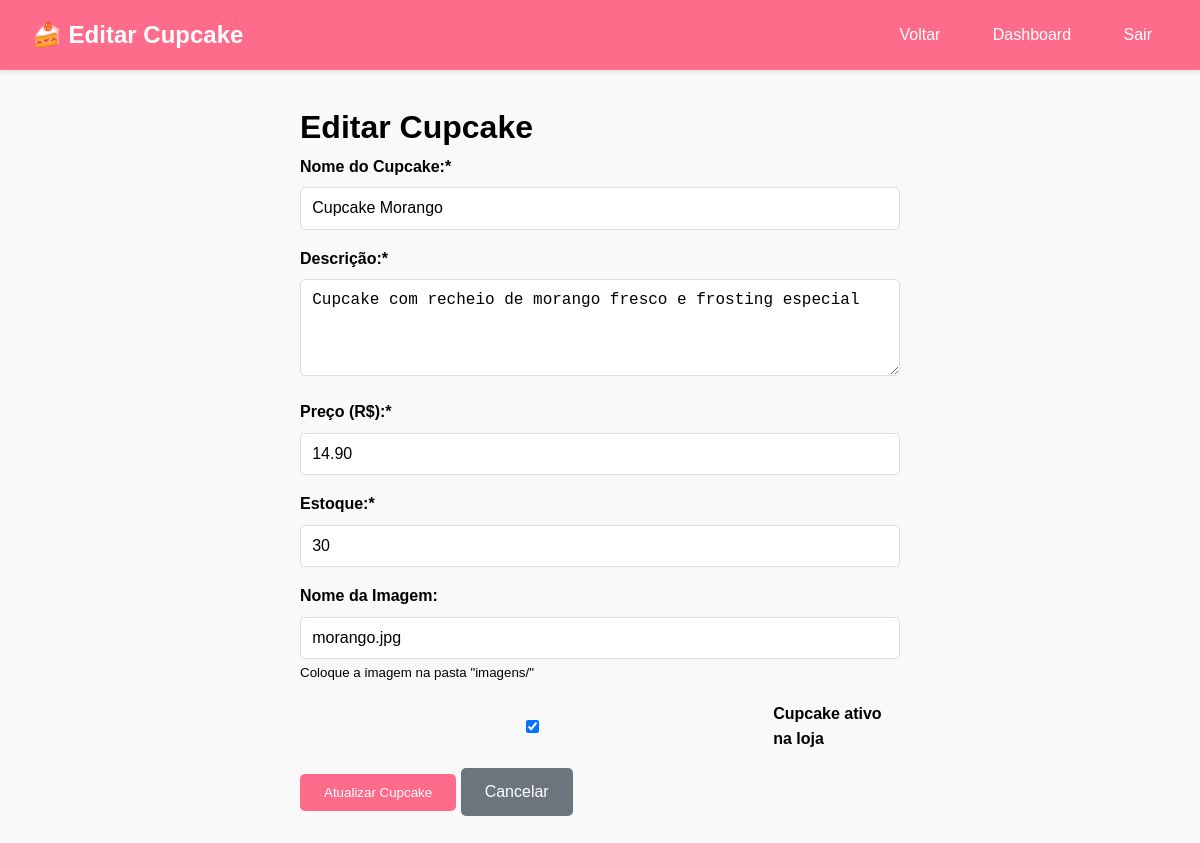
/admin/cupcake-form.php?id=2 (signed in), run on the app's committed database.
### tables this page shows
CREATE TABLE cupcakes (
    id INT PRIMARY KEY AUTO_INCREMENT,
    nome VARCHAR(100) NOT NULL,
    descricao TEXT,
    preco DECIMAL(10,2) NOT NULL,
    estoque INT DEFAULT 0,
    imagem VARCHAR(255),
    ativo BOOLEAN DEFAULT true,
    data_cadastro TIMESTAMP DEFAULT CURRENT_TIMESTAMP
);

### admin/cupcake-form.php (the view, shortened to what this page needs)
<?php
$host = "localhost";
$user = "root";
$password = "";
$database = "loja_cupcakes";
$conn = new mysqli($host, $user, $password, $database);
$cupcake = null;
$editar = false;
if(isset($_GET['id'])) {
    $id = intval($_GET['id']);
    $sql = "SELECT * FROM cupcakes WHERE id = ?";
    $stmt = $conn->prepare($sql);
    $stmt->bind_param("i", $id);
    $stmt->execute();
    $result = $stmt->get_result();
    $cupcake = $result->fetch_assoc();
    $editar = true;
}
?>
<!DOCTYPE html>
<html lang="pt-BR">
<head>
    <link rel="stylesheet" href="../css/style.css">
</head>
<body>
    <header>
        <nav>
            <div class="logo">🍰 <?= $editar ? 'Editar' : 'Adicionar' ?> Cupcake</div>
            <div class="menu">
                <a href="cupcakes.php">Voltar</a>
                <a href="index.php">Dashboard</a>
                <a href="../logout.php">Sair</a>
            </div>
        </nav>
    </header>
    <main class="container">
        <div style="max-width: 600px; margin: 0 auto;">
            <h1><?= $editar ? 'Editar Cupcake' : 'Adicionar Novo Cupcake' ?></h1>
            <form method="POST">
                <div class="form-group">
                    <label for="nome">Nome do Cupcake:*</label>
                    <input type="text" id="nome" name="nome" required
                           value="<?= $editar ? $cupcake['nome'] : ($_POST['nome'] ?? '') ?>">
                </div>
                <div class="form-group">
                    <label for="descricao">Descrição:*</label>
                    <textarea id="descricao" name="descricao" rows="4" required><?= $editar ? $cupcake['descricao'] : ($_POST['descricao'] ?? '') ?></textarea>
                </div>
                <div class="form-group">
                    <label for="preco">Preço (R$):*</label>
                    <input type="number" id="preco" name="preco" step="0.01" min="0.01" required
                           value="<?= $editar ? $cupcake['preco'] : ($_POST['preco'] ?? '') ?>">
                </div>
                <div class="form-group">
                    <label for="estoque">Estoque:*</label>
                    <input type="number" id="estoque" name="estoque" min="0" required
                           value="<?= $editar ? $cupcake['estoque'] : ($_POST['estoque'] ?? 0) ?>">
                </div>
                <div class="form-group">
                    <label for="imagem">Nome da Imagem:</label>
                    <input type="text" id="imagem" name="imagem"
                           placeholder="chocolate.jpg, morango.jpg, etc."
                           value="<?= $editar ? $cupcake['imagem'] : ($_POST['imagem'] ?? '') ?>">
                    <small>Coloque a imagem na pasta "imagens/"</small>
                </div>
                <div class="form-group">
                    <label style="display: flex; align-items: center; gap: 0.5rem;">
                        <input type="checkbox" name="ativo" value="1"
                            <?= ($editar && $cupcake['ativo']) || !$editar ? 'checked' : '' ?>>
                        Cupcake ativo na loja
                    </label>
                </div>
                <button type="submit" class="btn">
                    <?= $editar ? 'Atualizar Cupcake' : 'Cadastrar Cupcake' ?>
                </button>
                <a href="cupcakes.php" class="btn btn-secondary">Cancelar</a>
            </form>
        </div>
    </main>
</body>
</html>

### css/style.css (style rules this page uses)
* { margin: 0; padding: 0; box-sizing: border-box; }
body { font-family: Arial, sans-serif; line-height: 1.6; background-color: #f9f9f9; }
header { background: #ff6b8b; color: white; padding: 1rem 0; box-shadow: 0 2px 5px rgba(0,0,0,0.1); }
nav { max-width: 1200px; margin: 0 auto; display: flex; justify-content: space-between; align-items: center; padding: 0 2rem; }
.logo { font-size: 1.5rem; font-weight: bold; }
.menu a { color: white; text-decoration: none; margin-left: 1rem; padding: 0.5rem 1rem; border-radius: 5px; transition: background 0.3s; }
.container { max-width: 1200px; margin: 2rem auto; padding: 0 2rem; }
.btn { background: #ff6b8b; color: white; border: none; padding: 0.7rem 1.5rem; border-radius: 5px; cursor: pointer; text-decoration: none; display: inline-block; transition: background 0.3s; }
.btn-secondary { background: #6c757d; }
.form-group { margin-bottom: 1rem; }
.form-group label { display: block; margin-bottom: 0.5rem; font-weight: bold; }
.form-group input, .form-group textarea, .form-group select { width: 100%; padding: 0.7rem; border: 1px solid #ddd; border-radius: 5px; font-size: 1rem; }

### data on the page
cupcakes: nome "Cupcake Morango", descricao "Cupcake com recheio de morango fresco e frosting especial", preco "14.90", estoque "30", imagem "morango.jpg", ativo "☑"
